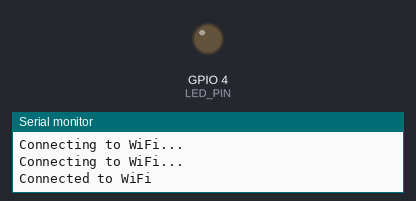
A sketch run on a simulated ESP32. On the bench: output pins drawn as LEDs (lit = HIGH), the last lines printed to the serial monitor. WiFi joins after 1.5 s; servers stay silent unless stated; uploads are accepted with an empty reply; the camera gives no picture.

Above: at 4.2 s.
At 6.31 s:
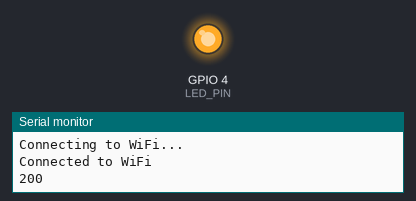
Timing chart, 0 to 10.6 s (numbered marks = the images above):
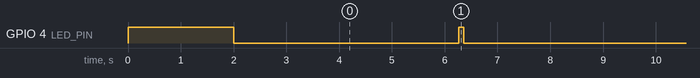

The sketch:

CAM_API.ino
```cpp
#include "esp_camera.h"
#include <WiFi.h>
#include <HTTPClient.h>

#define LED_PIN 4

// Replace with your network credentials
const char* ssid = "YOUR_WIFI_SSID";
const char* password = "YOUR_WIFI_PASSWORD";

// API endpoint URL
const char* serverName = "https://anubis.example.com/pics";

// Timer for taking pictures (in milliseconds)
unsigned long lastTime = 0;
unsigned long timerDelay = 6000;  // 1 minutes

// AI Thinker ESP32-CAM Pin Mapping
#define PWDN_GPIO_NUM     32
#define RESET_GPIO_NUM    -1
#define XCLK_GPIO_NUM      0
#define SIOD_GPIO_NUM     26
#define SIOC_GPIO_NUM     27

#define Y9_GPIO_NUM       35
#define Y8_GPIO_NUM       34
#define Y7_GPIO_NUM       39
#define Y6_GPIO_NUM       36
#define Y5_GPIO_NUM       21
#define Y4_GPIO_NUM       19
#define Y3_GPIO_NUM       18
#define Y2_GPIO_NUM        5
#define VSYNC_GPIO_NUM    25
#define HREF_GPIO_NUM     23
#define PCLK_GPIO_NUM     22

void setup() {
  // Serial port for debugging purposes
  Serial.begin(115200);

  pinMode(LED_PIN, OUTPUT);


  // Connect to Wi-Fi
  WiFi.begin(ssid, password);
  digitalWrite(LED_PIN, HIGH);
  while (WiFi.status() != WL_CONNECTED) {
    delay(1000);
    Serial.println("Connecting to WiFi...");
  }
  Serial.println("Connected to WiFi");
  digitalWrite(LED_PIN, LOW);


  // Configure the camera
  camera_config_t config;
  config.ledc_channel = LEDC_CHANNEL_0;
  config.ledc_timer = LEDC_TIMER_0;
  config.pin_d0 = Y2_GPIO_NUM;
  config.pin_d1 = Y3_GPIO_NUM;
  config.pin_d2 = Y4_GPIO_NUM;
  config.pin_d3 = Y5_GPIO_NUM;
  config.pin_d4 = Y6_GPIO_NUM;
  config.pin_d5 = Y7_GPIO_NUM;
  config.pin_d6 = Y8_GPIO_NUM;
  config.pin_d7 = Y9_GPIO_NUM;
  config.pin_xclk = XCLK_GPIO_NUM;
  config.pin_pclk = PCLK_GPIO_NUM;
  config.pin_vsync = VSYNC_GPIO_NUM;
  config.pin_href = HREF_GPIO_NUM;
  config.pin_sscb_sda = SIOD_GPIO_NUM;
  config.pin_sscb_scl = SIOC_GPIO_NUM;
  config.pin_pwdn = PWDN_GPIO_NUM;
  config.pin_reset = RESET_GPIO_NUM;
  config.xclk_freq_hz = 20000000;
  config.pixel_format = PIXFORMAT_JPEG;

  if(psramFound()){
    config.frame_size = FRAMESIZE_UXGA; // 1600x1200
    config.jpeg_quality = 10;  //0-63 lower number means higher quality
    config.fb_count = 2;
  } else {
    config.frame_size = FRAMESIZE_SVGA; // 800x600
    config.jpeg_quality = 10;  //0-63 lower number means higher quality
    config.fb_count = 1;
  }

  // Initialize the camera
  esp_err_t err = esp_camera_init(&config);
  if (err != ESP_OK) {
    Serial.printf("Camera init failed with error 0x%x", err);
    return;
  }
}

void loop() {
  // Check if it's time to take another picture
  if ((millis() - lastTime) > timerDelay) {
    takeAndSendPicture();
    lastTime = millis();
  }
}

void takeAndSendPicture() {
  // Take a picture
  camera_fb_t * fb = esp_camera_fb_get();
  if(!fb) {
    Serial.println("Camera capture failed");
    return;
  }

  // Prepare the HTTP request
  if(WiFi.status()== WL_CONNECTED){
    HTTPClient http;
    http.begin(serverName);

    // Specify content-type header
    http.addHeader("Content-Type", "image/jpeg");

    // Send the POST request
    int httpResponseCode = http.POST(fb->buf, fb->len);

    // Check the response
    if (httpResponseCode > 0) {
      String response = http.getString();
      Serial.println(httpResponseCode);
      Serial.println(response);
      digitalWrite(LED_PIN, HIGH);
      delay(100);
      digitalWrite(LED_PIN, LOW);
    }
    else {
      Serial.print("Error on sending POST: ");
      Serial.println(httpResponseCode);
    }

    // End the HTTP connection
    http.end();
  }
  else {
    Serial.println("WiFi Disconnected");
  }

  // Return the frame buffer back to be reused
  esp_camera_fb_return(fb);
}
```

Measured:
- by itself, GPIO 4 (LED_PIN): repeats every 6.4 s: HIGH 0.10 s, LOW 6.3 s
